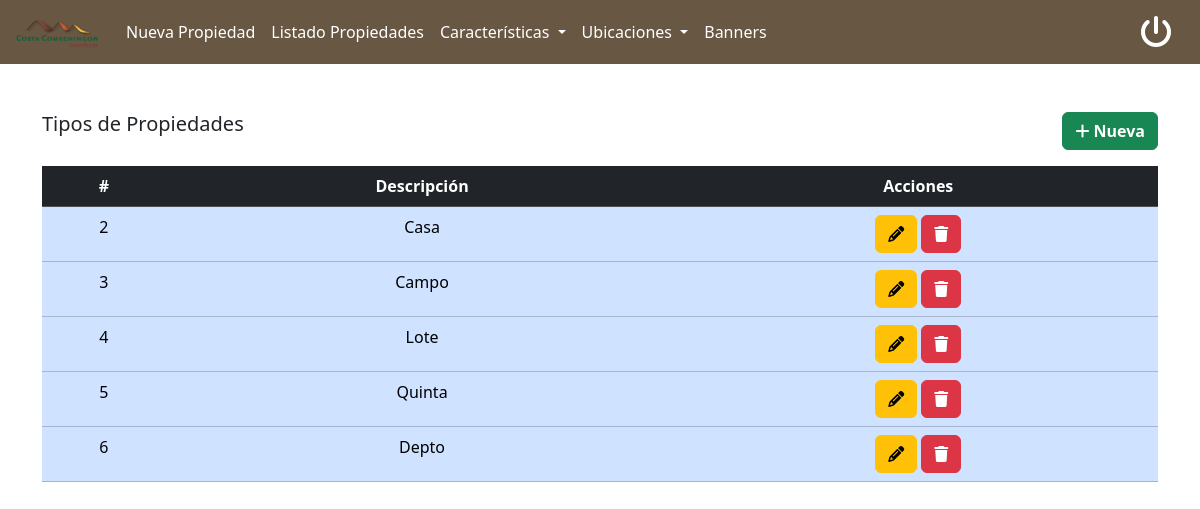
/admin/tipos-propiedad.php (signed in), run on the app's committed database.
### tables this page shows
CREATE TABLE `tipos_propiedad` (
  `id` int(11) NOT NULL,
  `descripcion` varchar(255) DEFAULT NULL,
  `deleted_at` timestamp NULL DEFAULT NULL
);

### src/models/tiposPropiedad.php (called while the page is built, shortened)
<?php
class TiposPropiedad
{
  private $conexion;
  public function __construct($conexion)
  {
    $this->conexion = $conexion;
  }
  public function getTiposPropiedad($all = false)
  {
    $query = "SELECT * FROM tipos_propiedad";
    if (!$all) {
      $query .= ' WHERE deleted_at is null';
    }
    $resultado = $this->conexion->prepare($query);
    $resultado->execute();
    return $resultado->fetchAll(PDO::FETCH_ASSOC);
  }
}

### admin/tipos-propiedad.php (the view, shortened to what this page needs)
<?php
include_once '../src/db/conn.php';
include_once '../src/models/tiposPropiedad.php';
$conexion = Conexion::conectar();
$tiposPropiedadModel = new TiposPropiedad($conexion);
$tiposPropiedad = $tiposPropiedadModel->getTiposPropiedad(false);
?>
<!DOCTYPE html>
<html lang="en">
<head>
  <link href="https://cdn.jsdelivr.net/npm/bootstrap@5.3.3/dist/css/bootstrap.min.css" rel="stylesheet">
  <link rel="stylesheet" href="https://cdnjs.cloudflare.com/ajax/libs/font-awesome/6.5.1/css/all.min.css" />
  <link href="https://cdnjs.cloudflare.com/ajax/libs/font-awesome/6.1.1/css/all.min.css" rel="stylesheet">
</head>
<body class="bg-grays-color">
  <div class="container vh-100 mt-5">
    <div class="d-flex mt-5 justify-content-between mb-3">
      <h5>Tipos de Propiedades</h5>
      <button class="btn btn-success fw-bold" id="agregarTiposPropiedad"><i class="fa fa-plus"></i> Nueva</button>
    </div>
    <table class="table table-primary">
      <thead class="table-dark">
        <tr>
          <th class="text-center">#</th>
          <th class="text-center">Descripción</th>
          <th class="text-center">Acciones</th>
        </tr>
      </thead>
      <tbody>
        <?php foreach ($tiposPropiedad as $tiposPropiedad) :
          echo '<tr>
                  <td class="text-center">' . $tiposPropiedad['id'] . '</th>
                  <td class="text-center">' . $tiposPropiedad['descripcion'] . '</th>';
          if ($tiposPropiedad['deleted_at'] == null) {
            echo '
                  <td class="text-center">
                    <button class="btn btn-warning" title="Editar" type="button" id="editarTiposPropiedad">
                      <i class="fa fa-pencil"></i>
                    </button>
                    <button class="btn btn-danger" title="Eliminar" type="button" onclick="borrarTiposPropiedad(' . $tiposPropiedad['id'] . ')">
                      <i class="fa fa-trash"></i>
                    </button>
                  </td>';
          } else {
            echo '<td class="text-center">
                    <button class="btn btn-success" title="Reactivar" type="button" onclick="restaurarTiposPropiedad(' . $tiposPropiedad['id'] . ')">
                      <i class="fa fa-undo"></i>
                    </button>
                  </td>';
          };
          echo '</tr>';
        endforeach;
        ?>
      </tbody>
    </table>
  </div>
</body>

### data on the page
tipos_propiedad: id "2", descripcion "Casa"
tipos_propiedad: id "3", descripcion "Campo"
tipos_propiedad: id "4", descripcion "Lote"
tipos_propiedad: id "5", descripcion "Quinta"
tipos_propiedad: id "6", descripcion "Depto"
